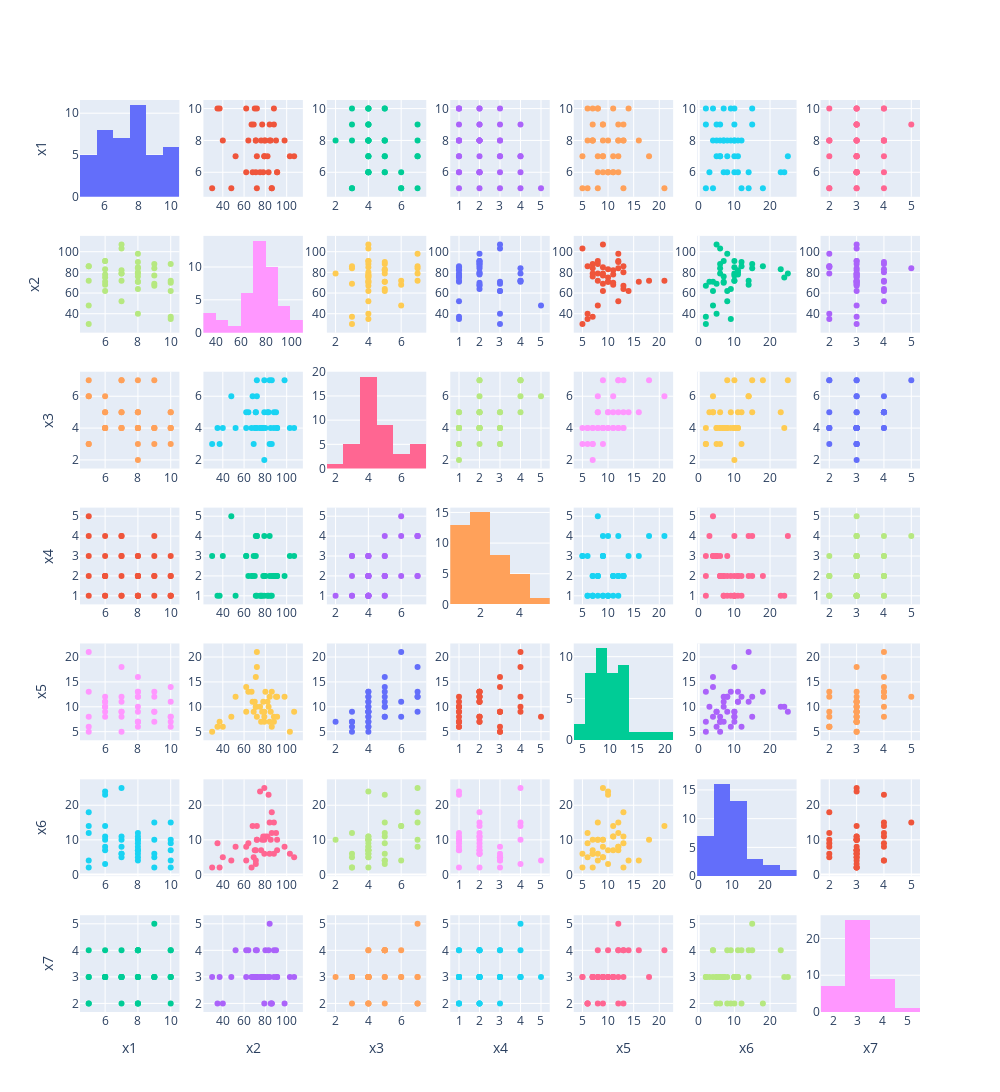

Notebook code for this chart:
### Code cell
fig = make_subplots(rows=7, cols=7)
cols = dados.columns
for i in range(7):
    for j in range(7):
        if i != j:
            fig.add_trace(go.Scatter(y = dados[cols[i]], x =dados[cols[j]] ,mode='markers'), row=i+1, col=j+1)
        else:
            fig.add_trace(go.Histogram(x = dados[cols[i]]), row=i+1, col=j+1)
        

    fig.update_xaxes(title_text= cols[i],row=7, col=i+1)
    fig.update_yaxes(title_text=cols[i],row=i+1, col=1)
fig.update_layout(autosize=False, width=1000, height=1200, showlegend=False)
fig.show()

### Figure 1 — Plotly figure (JSON) as saved in the notebook; plotly's stock layout.template omitted (floating-point values rounded to 4 significant figures)
{"data": [{"type": "histogram", "x": [8, 7, 7, 10, 6, 8, 9, 5, 7, 8, 6, 6, 7, 10, 10, 9, 8, 8, 9, 9, 10, 9, 8, 5, 6, 8, 6, 8, 6, 10, 8, 7, 5, 6, 10, 8, 5, 5, 7, 7, 6, 8], "xaxis": "x", "yaxis": "y"}, {"mode": "markers", "type": "scatter", "x": [98, 107, 103, 88, 91, 90, 84, 72, 82, 64, 71, 91, 72, 70, 72, 77, 76, 71, 67, 69, 62, 88, 80, 30, 83, 84, 78, 79, 62, 37, 71, 52, 48, 75, 35, 85, 86, 86, 79, 79, 68, 40], "xaxis": "x2", "y": [8, 7, 7, 10, 6, 8, 9, 5, 7, 8, 6, 6, 7, 10, 10, 9, 8, 8, 9, 9, 10, 9, 8, 5, 6, 8, 6, 8, 6, 10, 8, 7, 5, 6, 10, 8, 5, 5, 7, 7, 6, 8], "yaxis": "y2"}, {"mode": "markers", "type": "scatter", "x": [7, 4, 4, 5, 4, 5, 7, 6, 5, 5, 5, 4, 7, 4, 4, 4, 4, 5, 4, 3, 5, 4, 4, 3, 5, 3, 4, 2, 4, 3, 4, 4, 6, 4, 4, 4, 3, 7, 7, 5, 6, 4], "xaxis": "x3", "y": [8, 7, 7, 10, 6, 8, 9, 5, 7, 8, 6, 6, 7, 10, 10, 9, 8, 8, 9, 9, 10, 9, 8, 5, 6, 8, 6, 8, 6, 10, 8, 7, 5, 6, 10, 8, 5, 5, 7, 7, 6, 8], "yaxis": "y3"}, {"mode": "markers", "type": "scatter", "x": [2, 3, 3, 2, 2, 2, 4, 4, 1, 2, 4, 2, 4, 2, 1, 1, 1, 3, 2, 3, 3, 2, 2, 3, 1, 2, 2, 1, 3, 1, 1, 1, 5, 1, 1, 1, 1, 2, 4, 2, 2, 3], "xaxis": "x4", "y": [8, 7, 7, 10, 6, 8, 9, 5, 7, 8, 6, 6, 7, 10, 10, 9, 8, 8, 9, 9, 10, 9, 8, 5, 6, 8, 6, 8, 6, 10, 8, 7, 5, 6, 10, 8, 5, 5, 7, 7, 6, 8], "yaxis": "y4"}, {"mode": "markers", "type": "scatter", "x": [12, 9, 5, 8, 8, 12, 12, 21, 11, 13, 10, 12, 18, 11, 8, 9, 7, 16, 13, 9, 14, 7, 13, 5, 10, 7, 11, 7, 9, 7, 10, 12, 8, 10, 6, 9, 6, 13, 9, 8, 11, 6], "xaxis": "x5", "y": [8, 7, 7, 10, 6, 8, 9, 5, 7, 8, 6, 6, 7, 10, 10, 9, 8, 8, 9, 9, 10, 9, 8, 5, 6, 8, 6, 8, 6, 10, 8, 7, 5, 6, 10, 8, 5, 5, 7, 7, 6, 8], "yaxis": "y5"}, {"mode": "markers", "type": "scatter", "x": [8, 5, 6, 15, 10, 12, 15, 14, 11, 9, 3, 7, 10, 7, 10, 10, 7, 4, 2, 5, 4, 6, 11, 2, 23, 6, 11, 10, 8, 2, 7, 8, 4, 24, 9, 10, 12, 18, 25, 6, 14, 5], "xaxis": "x6", "y": [8, 7, 7, 10, 6, 8, 9, 5, 7, 8, 6, 6, 7, 10, 10, 9, 8, 8, 9, 9, 10, 9, 8, 5, 6, 8, 6, 8, 6, 10, 8, 7, 5, 6, 10, 8, 5, 5, 7, 7, 6, 8], "yaxis": "y6"}, {"mode": "markers", "type": "scatter", "x": [2, 3, 3, 4, 3, 4, 5, 4, 3, 4, 3, 3, 3, 3, 3, 3, 3, 4, 3, 3, 4, 3, 4, 3, 4, 3, 3, 3, 3, 3, 3, 4, 3, 3, 2, 2, 2, 2, 3, 2, 3, 2], "xaxis": "x7", "y": [8, 7, 7, 10, 6, 8, 9, 5, 7, 8, 6, 6, 7, 10, 10, 9, 8, 8, 9, 9, 10, 9, 8, 5, 6, 8, 6, 8, 6, 10, 8, 7, 5, 6, 10, 8, 5, 5, 7, 7, 6, 8], "yaxis": "y7"}, {"mode": "markers", "type": "scatter", "x": [8, 7, 7, 10, 6, 8, 9, 5, 7, 8, 6, 6, 7, 10, 10, 9, 8, 8, 9, 9, 10, 9, 8, 5, 6, 8, 6, 8, 6, 10, 8, 7, 5, 6, 10, 8, 5, 5, 7, 7, 6, 8], "xaxis": "x8", "y": [98, 107, 103, 88, 91, 90, 84, 72, 82, 64, 71, 91, 72, 70, 72, 77, 76, 71, 67, 69, 62, 88, 80, 30, 83, 84, 78, 79, 62, 37, 71, 52, 48, 75, 35, 85, 86, 86, 79, 79, 68, 40], "yaxis": "y8"}, {"type": "histogram", "x": [98, 107, 103, 88, 91, 90, 84, 72, 82, 64, 71, 91, 72, 70, 72, 77, 76, 71, 67, 69, 62, 88, 80, 30, 83, 84, 78, 79, 62, 37, 71, 52, 48, 75, 35, 85, 86, 86, 79, 79, 68, 40], "xaxis": "x9", "yaxis": "y9"}, {"mode": "markers", "type": "scatter", "x": [7, 4, 4, 5, 4, 5, 7, 6, 5, 5, 5, 4, 7, 4, 4, 4, 4, 5, 4, 3, 5, 4, 4, 3, 5, 3, 4, 2, 4, 3, 4, 4, 6, 4, 4, 4, 3, 7, 7, 5, 6, 4], "xaxis": "x10", "y": [98, 107, 103, 88, 91, 90, 84, 72, 82, 64, 71, 91, 72, 70, 72, 77, 76, 71, 67, 69, 62, 88, 80, 30, 83, 84, 78, 79, 62, 37, 71, 52, 48, 75, 35, 85, 86, 86, 79, 79, 68, 40], "yaxis": "y10"}, {"mode": "markers", "type": "scatter", "x": [2, 3, 3, 2, 2, 2, 4, 4, 1, 2, 4, 2, 4, 2, 1, 1, 1, 3, 2, 3, 3, 2, 2, 3, 1, 2, 2, 1, 3, 1, 1, 1, 5, 1, 1, 1, 1, 2, 4, 2, 2, 3], "xaxis": "x11", "y": [98, 107, 103, 88, 91, 90, 84, 72, 82, 64, 71, 91, 72, 70, 72, 77, 76, 71, 67, 69, 62, 88, 80, 30, 83, 84, 78, 79, 62, 37, 71, 52, 48, 75, 35, 85, 86, 86, 79, 79, 68, 40], "yaxis": "y11"}, {"mode": "markers", "type": "scatter", "x": [12, 9, 5, 8, 8, 12, 12, 21, 11, 13, 10, 12, 18, 11, 8, 9, 7, 16, 13, 9, 14, 7, 13, 5, 10, 7, 11, 7, 9, 7, 10, 12, 8, 10, 6, 9, 6, 13, 9, 8, 11, 6], "xaxis": "x12", "y": [98, 107, 103, 88, 91, 90, 84, 72, 82, 64, 71, 91, 72, 70, 72, 77, 76, 71, 67, 69, 62, 88, 80, 30, 83, 84, 78, 79, 62, 37, 71, 52, 48, 75, 35, 85, 86, 86, 79, 79, 68, 40], "yaxis": "y12"}, {"mode": "markers", "type": "scatter", "x": [8, 5, 6, 15, 10, 12, 15, 14, 11, 9, 3, 7, 10, 7, 10, 10, 7, 4, 2, 5, 4, 6, 11, 2, 23, 6, 11, 10, 8, 2, 7, 8, 4, 24, 9, 10, 12, 18, 25, 6, 14, 5], "xaxis": "x13", "y": [98, 107, 103, 88, 91, 90, 84, 72, 82, 64, 71, 91, 72, 70, 72, 77, 76, 71, 67, 69, 62, 88, 80, 30, 83, 84, 78, 79, 62, 37, 71, 52, 48, 75, 35, 85, 86, 86, 79, 79, 68, 40], "yaxis": "y13"}, {"mode": "markers", "type": "scatter", "x": [2, 3, 3, 4, 3, 4, 5, 4, 3, 4, 3, 3, 3, 3, 3, 3, 3, 4, 3, 3, 4, 3, 4, 3, 4, 3, 3, 3, 3, 3, 3, 4, 3, 3, 2, 2, 2, 2, 3, 2, 3, 2], "xaxis": "x14", "y": [98, 107, 103, 88, 91, 90, 84, 72, 82, 64, 71, 91, 72, 70, 72, 77, 76, 71, 67, 69, 62, 88, 80, 30, 83, 84, 78, 79, 62, 37, 71, 52, 48, 75, 35, 85, 86, 86, 79, 79, 68, 40], "yaxis": "y14"}, {"mode": "markers", "type": "scatter", "x": [8, 7, 7, 10, 6, 8, 9, 5, 7, 8, 6, 6, 7, 10, 10, 9, 8, 8, 9, 9, 10, 9, 8, 5, 6, 8, 6, 8, 6, 10, 8, 7, 5, 6, 10, 8, 5, 5, 7, 7, 6, 8], "xaxis": "x15", "y": [7, 4, 4, 5, 4, 5, 7, 6, 5, 5, 5, 4, 7, 4, 4, 4, 4, 5, 4, 3, 5, 4, 4, 3, 5, 3, 4, 2, 4, 3, 4, 4, 6, 4, 4, 4, 3, 7, 7, 5, 6, 4], "yaxis": "y15"}, {"mode": "markers", "type": "scatter", "x": [98, 107, 103, 88, 91, 90, 84, 72, 82, 64, 71, 91, 72, 70, 72, 77, 76, 71, 67, 69, 62, 88, 80, 30, 83, 84, 78, 79, 62, 37, 71, 52, 48, 75, 35, 85, 86, 86, 79, 79, 68, 40], "xaxis": "x16", "y": [7, 4, 4, 5, 4, 5, 7, 6, 5, 5, 5, 4, 7, 4, 4, 4, 4, 5, 4, 3, 5, 4, 4, 3, 5, 3, 4, 2, 4, 3, 4, 4, 6, 4, 4, 4, 3, 7, 7, 5, 6, 4], "yaxis": "y16"}, {"type": "histogram", "x": [7, 4, 4, 5, 4, 5, 7, 6, 5, 5, 5, 4, 7, 4, 4, 4, 4, 5, 4, 3, 5, 4, 4, 3, 5, 3, 4, 2, 4, 3, 4, 4, 6, 4, 4, 4, 3, 7, 7, 5, 6, 4], "xaxis": "x17", "yaxis": "y17"}, {"mode": "markers", "type": "scatter", "x": [2, 3, 3, 2, 2, 2, 4, 4, 1, 2, 4, 2, 4, 2, 1, 1, 1, 3, 2, 3, 3, 2, 2, 3, 1, 2, 2, 1, 3, 1, 1, 1, 5, 1, 1, 1, 1, 2, 4, 2, 2, 3], "xaxis": "x18", "y": [7, 4, 4, 5, 4, 5, 7, 6, 5, 5, 5, 4, 7, 4, 4, 4, 4, 5, 4, 3, 5, 4, 4, 3, 5, 3, 4, 2, 4, 3, 4, 4, 6, 4, 4, 4, 3, 7, 7, 5, 6, 4], "yaxis": "y18"}, {"mode": "markers", "type": "scatter", "x": [12, 9, 5, 8, 8, 12, 12, 21, 11, 13, 10, 12, 18, 11, 8, 9, 7, 16, 13, 9, 14, 7, 13, 5, 10, 7, 11, 7, 9, 7, 10, 12, 8, 10, 6, 9, 6, 13, 9, 8, 11, 6], "xaxis": "x19", "y": [7, 4, 4, 5, 4, 5, 7, 6, 5, 5, 5, 4, 7, 4, 4, 4, 4, 5, 4, 3, 5, 4, 4, 3, 5, 3, 4, 2, 4, 3, 4, 4, 6, 4, 4, 4, 3, 7, 7, 5, 6, 4], "yaxis": "y19"}, {"mode": "markers", "type": "scatter", "x": [8, 5, 6, 15, 10, 12, 15, 14, 11, 9, 3, 7, 10, 7, 10, 10, 7, 4, 2, 5, 4, 6, 11, 2, 23, 6, 11, 10, 8, 2, 7, 8, 4, 24, 9, 10, 12, 18, 25, 6, 14, 5], "xaxis": "x20", "y": [7, 4, 4, 5, 4, 5, 7, 6, 5, 5, 5, 4, 7, 4, 4, 4, 4, 5, 4, 3, 5, 4, 4, 3, 5, 3, 4, 2, 4, 3, 4, 4, 6, 4, 4, 4, 3, 7, 7, 5, 6, 4], "yaxis": "y20"}, {"mode": "markers", "type": "scatter", "x": [2, 3, 3, 4, 3, 4, 5, 4, 3, 4, 3, 3, 3, 3, 3, 3, 3, 4, 3, 3, 4, 3, 4, 3, 4, 3, 3, 3, 3, 3, 3, 4, 3, 3, 2, 2, 2, 2, 3, 2, 3, 2], "xaxis": "x21", "y": [7, 4, 4, 5, 4, 5, 7, 6, 5, 5, 5, 4, 7, 4, 4, 4, 4, 5, 4, 3, 5, 4, 4, 3, 5, 3, 4, 2, 4, 3, 4, 4, 6, 4, 4, 4, 3, 7, 7, 5, 6, 4], "yaxis": "y21"}, {"mode": "markers", "type": "scatter", "x": [8, 7, 7, 10, 6, 8, 9, 5, 7, 8, 6, 6, 7, 10, 10, 9, 8, 8, 9, 9, 10, 9, 8, 5, 6, 8, 6, 8, 6, 10, 8, 7, 5, 6, 10, 8, 5, 5, 7, 7, 6, 8], "xaxis": "x22", "y": [2, 3, 3, 2, 2, 2, 4, 4, 1, 2, 4, 2, 4, 2, 1, 1, 1, 3, 2, 3, 3, 2, 2, 3, 1, 2, 2, 1, 3, 1, 1, 1, 5, 1, 1, 1, 1, 2, 4, 2, 2, 3], "yaxis": "y22"}, {"mode": "markers", "type": "scatter", "x": [98, 107, 103, 88, 91, 90, 84, 72, 82, 64, 71, 91, 72, 70, 72, 77, 76, 71, 67, 69, 62, 88, 80, 30, 83, 84, 78, 79, 62, 37, 71, 52, 48, 75, 35, 85, 86, 86, 79, 79, 68, 40], "xaxis": "x23", "y": [2, 3, 3, 2, 2, 2, 4, 4, 1, 2, 4, 2, 4, 2, 1, 1, 1, 3, 2, 3, 3, 2, 2, 3, 1, 2, 2, 1, 3, 1, 1, 1, 5, 1, 1, 1, 1, 2, 4, 2, 2, 3], "yaxis": "y23"}, {"mode": "markers", "type": "scatter", "x": [7, 4, 4, 5, 4, 5, 7, 6, 5, 5, 5, 4, 7, 4, 4, 4, 4, 5, 4, 3, 5, 4, 4, 3, 5, 3, 4, 2, 4, 3, 4, 4, 6, 4, 4, 4, 3, 7, 7, 5, 6, 4], "xaxis": "x24", "y": [2, 3, 3, 2, 2, 2, 4, 4, 1, 2, 4, 2, 4, 2, 1, 1, 1, 3, 2, 3, 3, 2, 2, 3, 1, 2, 2, 1, 3, 1, 1, 1, 5, 1, 1, 1, 1, 2, 4, 2, 2, 3], "yaxis": "y24"}, {"type": "histogram", "x": [2, 3, 3, 2, 2, 2, 4, 4, 1, 2, 4, 2, 4, 2, 1, 1, 1, 3, 2, 3, 3, 2, 2, 3, 1, 2, 2, 1, 3, 1, 1, 1, 5, 1, 1, 1, 1, 2, 4, 2, 2, 3], "xaxis": "x25", "yaxis": "y25"}, {"mode": "markers", "type": "scatter", "x": [12, 9, 5, 8, 8, 12, 12, 21, 11, 13, 10, 12, 18, 11, 8, 9, 7, 16, 13, 9, 14, 7, 13, 5, 10, 7, 11, 7, 9, 7, 10, 12, 8, 10, 6, 9, 6, 13, 9, 8, 11, 6], "xaxis": "x26", "y": [2, 3, 3, 2, 2, 2, 4, 4, 1, 2, 4, 2, 4, 2, 1, 1, 1, 3, 2, 3, 3, 2, 2, 3, 1, 2, 2, 1, 3, 1, 1, 1, 5, 1, 1, 1, 1, 2, 4, 2, 2, 3], "yaxis": "y26"}, {"mode": "markers", "type": "scatter", "x": [8, 5, 6, 15, 10, 12, 15, 14, 11, 9, 3, 7, 10, 7, 10, 10, 7, 4, 2, 5, 4, 6, 11, 2, 23, 6, 11, 10, 8, 2, 7, 8, 4, 24, 9, 10, 12, 18, 25, 6, 14, 5], "xaxis": "x27", "y": [2, 3, 3, 2, 2, 2, 4, 4, 1, 2, 4, 2, 4, 2, 1, 1, 1, 3, 2, 3, 3, 2, 2, 3, 1, 2, 2, 1, 3, 1, 1, 1, 5, 1, 1, 1, 1, 2, 4, 2, 2, 3], "yaxis": "y27"}, {"mode": "markers", "type": "scatter", "x": [2, 3, 3, 4, 3, 4, 5, 4, 3, 4, 3, 3, 3, 3, 3, 3, 3, 4, 3, 3, 4, 3, 4, 3, 4, 3, 3, 3, 3, 3, 3, 4, 3, 3, 2, 2, 2, 2, 3, 2, 3, 2], "xaxis": "x28", "y": [2, 3, 3, 2, 2, 2, 4, 4, 1, 2, 4, 2, 4, 2, 1, 1, 1, 3, 2, 3, 3, 2, 2, 3, 1, 2, 2, 1, 3, 1, 1, 1, 5, 1, 1, 1, 1, 2, 4, 2, 2, 3], "yaxis": "y28"}, {"mode": "markers", "type": "scatter", "x": [8, 7, 7, 10, 6, 8, 9, 5, 7, 8, 6, 6, 7, 10, 10, 9, 8, 8, 9, 9, 10, 9, 8, 5, 6, 8, 6, 8, 6, 10, 8, 7, 5, 6, 10, 8, 5, 5, 7, 7, 6, 8], "xaxis": "x29", "y": [12, 9, 5, 8, 8, 12, 12, 21, 11, 13, 10, 12, 18, 11, 8, 9, 7, 16, 13, 9, 14, 7, 13, 5, 10, 7, 11, 7, 9, 7, 10, 12, 8, 10, 6, 9, 6, 13, 9, 8, 11, 6], "yaxis": "y29"}, {"mode": "markers", "type": "scatter", "x": [98, 107, 103, 88, 91, 90, 84, 72, 82, 64, 71, 91, 72, 70, 72, 77, 76, 71, 67, 69, 62, 88, 80, 30, 83, 84, 78, 79, 62, 37, 71, 52, 48, 75, 35, 85, 86, 86, 79, 79, 68, 40], "xaxis": "x30", "y": [12, 9, 5, 8, 8, 12, 12, 21, 11, 13, 10, 12, 18, 11, 8, 9, 7, 16, 13, 9, 14, 7, 13, 5, 10, 7, 11, 7, 9, 7, 10, 12, 8, 10, 6, 9, 6, 13, 9, 8, 11, 6], "yaxis": "y30"}, {"mode": "markers", "type": "scatter", "x": [7, 4, 4, 5, 4, 5, 7, 6, 5, 5, 5, 4, 7, 4, 4, 4, 4, 5, 4, 3, 5, 4, 4, 3, 5, 3, 4, 2, 4, 3, 4, 4, 6, 4, 4, 4, 3, 7, 7, 5, 6, 4], "xaxis": "x31", "y": [12, 9, 5, 8, 8, 12, 12, 21, 11, 13, 10, 12, 18, 11, 8, 9, 7, 16, 13, 9, 14, 7, 13, 5, 10, 7, 11, 7, 9, 7, 10, 12, 8, 10, 6, 9, 6, 13, 9, 8, 11, 6], "yaxis": "y31"}, {"mode": "markers", "type": "scatter", "x": [2, 3, 3, 2, 2, 2, 4, 4, 1, 2, 4, 2, 4, 2, 1, 1, 1, 3, 2, 3, 3, 2, 2, 3, 1, 2, 2, 1, 3, 1, 1, 1, 5, 1, 1, 1, 1, 2, 4, 2, 2, 3], "xaxis": "x32", "y": [12, 9, 5, 8, 8, 12, 12, 21, 11, 13, 10, 12, 18, 11, 8, 9, 7, 16, 13, 9, 14, 7, 13, 5, 10, 7, 11, 7, 9, 7, 10, 12, 8, 10, 6, 9, 6, 13, 9, 8, 11, 6], "yaxis": "y32"}, {"type": "histogram", "x": [12, 9, 5, 8, 8, 12, 12, 21, 11, 13, 10, 12, 18, 11, 8, 9, 7, 16, 13, 9, 14, 7, 13, 5, 10, 7, 11, 7, 9, 7, 10, 12, 8, 10, 6, 9, 6, 13, 9, 8, 11, 6], "xaxis": "x33", "yaxis": "y33"}, {"mode": "markers", "type": "scatter", "x": [8, 5, 6, 15, 10, 12, 15, 14, 11, 9, 3, 7, 10, 7, 10, 10, 7, 4, 2, 5, 4, 6, 11, 2, 23, 6, 11, 10, 8, 2, 7, 8, 4, 24, 9, 10, 12, 18, 25, 6, 14, 5], "xaxis": "x34", "y": [12, 9, 5, 8, 8, 12, 12, 21, 11, 13, 10, 12, 18, 11, 8, 9, 7, 16, 13, 9, 14, 7, 13, 5, 10, 7, 11, 7, 9, 7, 10, 12, 8, 10, 6, 9, 6, 13, 9, 8, 11, 6], "yaxis": "y34"}, {"mode": "markers", "type": "scatter", "x": [2, 3, 3, 4, 3, 4, 5, 4, 3, 4, 3, 3, 3, 3, 3, 3, 3, 4, 3, 3, 4, 3, 4, 3, 4, 3, 3, 3, 3, 3, 3, 4, 3, 3, 2, 2, 2, 2, 3, 2, 3, 2], "xaxis": "x35", "y": [12, 9, 5, 8, 8, 12, 12, 21, 11, 13, 10, 12, 18, 11, 8, 9, 7, 16, 13, 9, 14, 7, 13, 5, 10, 7, 11, 7, 9, 7, 10, 12, 8, 10, 6, 9, 6, 13, 9, 8, 11, 6], "yaxis": "y35"}, {"mode": "markers", "type": "scatter", "x": [8, 7, 7, 10, 6, 8, 9, 5, 7, 8, 6, 6, 7, 10, 10, 9, 8, 8, 9, 9, 10, 9, 8, 5, 6, 8, 6, 8, 6, 10, 8, 7, 5, 6, 10, 8, 5, 5, 7, 7, 6, 8], "xaxis": "x36", "y": [8, 5, 6, 15, 10, 12, 15, 14, 11, 9, 3, 7, 10, 7, 10, 10, 7, 4, 2, 5, 4, 6, 11, 2, 23, 6, 11, 10, 8, 2, 7, 8, 4, 24, 9, 10, 12, 18, 25, 6, 14, 5], "yaxis": "y36"}, {"mode": "markers", "type": "scatter", "x": [98, 107, 103, 88, 91, 90, 84, 72, 82, 64, 71, 91, 72, 70, 72, 77, 76, 71, 67, 69, 62, 88, 80, 30, 83, 84, 78, 79, 62, 37, 71, 52, 48, 75, 35, 85, 86, 86, 79, 79, 68, 40], "xaxis": "x37", "y": [8, 5, 6, 15, 10, 12, 15, 14, 11, 9, 3, 7, 10, 7, 10, 10, 7, 4, 2, 5, 4, 6, 11, 2, 23, 6, 11, 10, 8, 2, 7, 8, 4, 24, 9, 10, 12, 18, 25, 6, 14, 5], "yaxis": "y37"}, {"mode": "markers", "type": "scatter", "x": [7, 4, 4, 5, 4, 5, 7, 6, 5, 5, 5, 4, 7, 4, 4, 4, 4, 5, 4, 3, 5, 4, 4, 3, 5, 3, 4, 2, 4, 3, 4, 4, 6, 4, 4, 4, 3, 7, 7, 5, 6, 4], "xaxis": "x38", "y": [8, 5, 6, 15, 10, 12, 15, 14, 11, 9, 3, 7, 10, 7, 10, 10, 7, 4, 2, 5, 4, 6, 11, 2, 23, 6, 11, 10, 8, 2, 7, 8, 4, 24, 9, 10, 12, 18, 25, 6, 14, 5], "yaxis": "y38"}, {"mode": "markers", "type": "scatter", "x": [2, 3, 3, 2, 2, 2, 4, 4, 1, 2, 4, 2, 4, 2, 1, 1, 1, 3, 2, 3, 3, 2, 2, 3, 1, 2, 2, 1, 3, 1, 1, 1, 5, 1, 1, 1, 1, 2, 4, 2, 2, 3], "xaxis": "x39", "y": [8, 5, 6, 15, 10, 12, 15, 14, 11, 9, 3, 7, 10, 7, 10, 10, 7, 4, 2, 5, 4, 6, 11, 2, 23, 6, 11, 10, 8, 2, 7, 8, 4, 24, 9, 10, 12, 18, 25, 6, 14, 5], "yaxis": "y39"}, {"mode": "markers", "type": "scatter", "x": [12, 9, 5, 8, 8, 12, 12, 21, 11, 13, 10, 12, 18, 11, 8, 9, 7, 16, 13, 9, 14, 7, 13, 5, 10, 7, 11, 7, 9, 7, 10, 12, 8, 10, 6, 9, 6, 13, 9, 8, 11, 6], "xaxis": "x40", "y": [8, 5, 6, 15, 10, 12, 15, 14, 11, 9, 3, 7, 10, 7, 10, 10, 7, 4, 2, 5, 4, 6, 11, 2, 23, 6, 11, 10, 8, 2, 7, 8, 4, 24, 9, 10, 12, 18, 25, 6, 14, 5], "yaxis": "y40"}, {"type": "histogram", "x": [8, 5, 6, 15, 10, 12, 15, 14, 11, 9, 3, 7, 10, 7, 10, 10, 7, 4, 2, 5, 4, 6, 11, 2, 23, 6, 11, 10, 8, 2, 7, 8, 4, 24, 9, 10, 12, 18, 25, 6, 14, 5], "xaxis": "x41", "yaxis": "y41"}, {"mode": "markers", "type": "scatter", "x": [2, 3, 3, 4, 3, 4, 5, 4, 3, 4, 3, 3, 3, 3, 3, 3, 3, 4, 3, 3, 4, 3, 4, 3, 4, 3, 3, 3, 3, 3, 3, 4, 3, 3, 2, 2, 2, 2, 3, 2, 3, 2], "xaxis": "x42", "y": [8, 5, 6, 15, 10, 12, 15, 14, 11, 9, 3, 7, 10, 7, 10, 10, 7, 4, 2, 5, 4, 6, 11, 2, 23, 6, 11, 10, 8, 2, 7, 8, 4, 24, 9, 10, 12, 18, 25, 6, 14, 5], "yaxis": "y42"}, {"mode": "markers", "type": "scatter", "x": [8, 7, 7, 10, 6, 8, 9, 5, 7, 8, 6, 6, 7, 10, 10, 9, 8, 8, 9, 9, 10, 9, 8, 5, 6, 8, 6, 8, 6, 10, 8, 7, 5, 6, 10, 8, 5, 5, 7, 7, 6, 8], "xaxis": "x43", "y": [2, 3, 3, 4, 3, 4, 5, 4, 3, 4, 3, 3, 3, 3, 3, 3, 3, 4, 3, 3, 4, 3, 4, 3, 4, 3, 3, 3, 3, 3, 3, 4, 3, 3, 2, 2, 2, 2, 3, 2, 3, 2], "yaxis": "y43"}, {"mode": "markers", "type": "scatter", "x": [98, 107, 103, 88, 91, 90, 84, 72, 82, 64, 71, 91, 72, 70, 72, 77, 76, 71, 67, 69, 62, 88, 80, 30, 83, 84, 78, 79, 62, 37, 71, 52, 48, 75, 35, 85, 86, 86, 79, 79, 68, 40], "xaxis": "x44", "y": [2, 3, 3, 4, 3, 4, 5, 4, 3, 4, 3, 3, 3, 3, 3, 3, 3, 4, 3, 3, 4, 3, 4, 3, 4, 3, 3, 3, 3, 3, 3, 4, 3, 3, 2, 2, 2, 2, 3, 2, 3, 2], "yaxis": "y44"}, {"mode": "markers", "type": "scatter", "x": [7, 4, 4, 5, 4, 5, 7, 6, 5, 5, 5, 4, 7, 4, 4, 4, 4, 5, 4, 3, 5, 4, 4, 3, 5, 3, 4, 2, 4, 3, 4, 4, 6, 4, 4, 4, 3, 7, 7, 5, 6, 4], "xaxis": "x45", "y": [2, 3, 3, 4, 3, 4, 5, 4, 3, 4, 3, 3, 3, 3, 3, 3, 3, 4, 3, 3, 4, 3, 4, 3, 4, 3, 3, 3, 3, 3, 3, 4, 3, 3, 2, 2, 2, 2, 3, 2, 3, 2], "yaxis": "y45"}, {"mode": "markers", "type": "scatter", "x": [2, 3, 3, 2, 2, 2, 4, 4, 1, 2, 4, 2, 4, 2, 1, 1, 1, 3, 2, 3, 3, 2, 2, 3, 1, 2, 2, 1, 3, 1, 1, 1, 5, 1, 1, 1, 1, 2, 4, 2, 2, 3], "xaxis": "x46", "y": [2, 3, 3, 4, 3, 4, 5, 4, 3, 4, 3, 3, 3, 3, 3, 3, 3, 4, 3, 3, 4, 3, 4, 3, 4, 3, 3, 3, 3, 3, 3, 4, 3, 3, 2, 2, 2, 2, 3, 2, 3, 2], "yaxis": "y46"}, {"mode": "markers", "type": "scatter", "x": [12, 9, 5, 8, 8, 12, 12, 21, 11, 13, 10, 12, 18, 11, 8, 9, 7, 16, 13, 9, 14, 7, 13, 5, 10, 7, 11, 7, 9, 7, 10, 12, 8, 10, 6, 9, 6, 13, 9, 8, 11, 6], "xaxis": "x47", "y": [2, 3, 3, 4, 3, 4, 5, 4, 3, 4, 3, 3, 3, 3, 3, 3, 3, 4, 3, 3, 4, 3, 4, 3, 4, 3, 3, 3, 3, 3, 3, 4, 3, 3, 2, 2, 2, 2, 3, 2, 3, 2], "yaxis": "y47"}, {"mode": "markers", "type": "scatter", "x": [8, 5, 6, 15, 10, 12, 15, 14, 11, 9, 3, 7, 10, 7, 10, 10, 7, 4, 2, 5, 4, 6, 11, 2, 23, 6, 11, 10, 8, 2, 7, 8, 4, 24, 9, 10, 12, 18, 25, 6, 14, 5], "xaxis": "x48", "y": [2, 3, 3, 4, 3, 4, 5, 4, 3, 4, 3, 3, 3, 3, 3, 3, 3, 4, 3, 3, 4, 3, 4, 3, 4, 3, 3, 3, 3, 3, 3, 4, 3, 3, 2, 2, 2, 2, 3, 2, 3, 2], "yaxis": "y48"}, {"type": "histogram", "x": [2, 3, 3, 4, 3, 4, 5, 4, 3, 4, 3, 3, 3, 3, 3, 3, 3, 4, 3, 3, 4, 3, 4, 3, 4, 3, 3, 3, 3, 3, 3, 4, 3, 3, 2, 2, 2, 2, 3, 2, 3, 2], "xaxis": "x49", "yaxis": "y49"}], "layout": {"autosize": false, "height": 1200, "showlegend": false, "width": 1000, "xaxis": {"anchor": "y", "domain": [0, 0.1184]}, "xaxis10": {"anchor": "y10", "domain": [0.2939, 0.4122]}, "xaxis11": {"anchor": "y11", "domain": [0.4408, 0.5592]}, "xaxis12": {"anchor": "y12", "domain": [0.5878, 0.7061]}, "xaxis13": {"anchor": "y13", "domain": [0.7347, 0.8531]}, "xaxis14": {"anchor": "y14", "domain": [0.8816, 1.0]}, "xaxis15": {"anchor": "y15", "domain": [0, 0.1184]}, "xaxis16": {"anchor": "y16", "domain": [0.1469, 0.2653]}, "xaxis17": {"anchor": "y17", "domain": [0.2939, 0.4122]}, "xaxis18": {"anchor": "y18", "domain": [0.4408, 0.5592]}, "xaxis19": {"anchor": "y19", "domain": [0.5878, 0.7061]}, "xaxis2": {"anchor": "y2", "domain": [0.1469, 0.2653]}, "xaxis20": {"anchor": "y20", "domain": [0.7347, 0.8531]}, "xaxis21": {"anchor": "y21", "domain": [0.8816, 1.0]}, "xaxis22": {"anchor": "y22", "domain": [0, 0.1184]}, "xaxis23": {"anchor": "y23", "domain": [0.1469, 0.2653]}, "xaxis24": {"anchor": "y24", "domain": [0.2939, 0.4122]}, "xaxis25": {"anchor": "y25", "domain": [0.4408, 0.5592]}, "xaxis26": {"anchor": "y26", "domain": [0.5878, 0.7061]}, "xaxis27": {"anchor": "y27", "domain": [0.7347, 0.8531]}, "xaxis28": {"anchor": "y28", "domain": [0.8816, 1.0]}, "xaxis29": {"anchor": "y29", "domain": [0, 0.1184]}, "xaxis3": {"anchor": "y3", "domain": [0.2939, 0.4122]}, "xaxis30": {"anchor": "y30", "domain": [0.1469, 0.2653]}, "xaxis31": {"anchor": "y31", "domain": [0.2939, 0.4122]}, "xaxis32": {"anchor": "y32", "domain": [0.4408, 0.5592]}, "xaxis33": {"anchor": "y33", "domain": [0.5878, 0.7061]}, "xaxis34": {"anchor": "y34", "domain": [0.7347, 0.8531]}, "xaxis35": {"anchor": "y35", "domain": [0.8816, 1.0]}, "xaxis36": {"anchor": "y36", "domain": [0, 0.1184]}, "xaxis37": {"anchor": "y37", "domain": [0.1469, 0.2653]}, "xaxis38": {"anchor": "y38", "domain": [0.2939, 0.4122]}, "xaxis39": {"anchor": "y39", "domain": [0.4408, 0.5592]}, "xaxis4": {"anchor": "y4", "domain": [0.4408, 0.5592]}, "xaxis40": {"anchor": "y40", "domain": [0.5878, 0.7061]}, "xaxis41": {"anchor": "y41", "domain": [0.7347, 0.8531]}, "xaxis42": {"anchor": "y42", "domain": [0.8816, 1.0]}, "xaxis43": {"anchor": "y43", "domain": [0, 0.1184], "title": {"text": "x1"}}, "xaxis44": {"anchor": "y44", "domain": [0.1469, 0.2653], "title": {"text": "x2"}}, "xaxis45": {"anchor": "y45", "domain": [0.2939, 0.4122], "title": {"text": "x3"}}, "xaxis46": {"anchor": "y46", "domain": [0.4408, 0.5592], "title": {"text": "x4"}}, "xaxis47": {"anchor": "y47", "domain": [0.5878, 0.7061], "title": {"text": "x5"}}, "xaxis48": {"anchor": "y48", "domain": [0.7347, 0.8531], "title": {"text": "x6"}}, "xaxis49": {"anchor": "y49", "domain": [0.8816, 1.0], "title": {"text": "x7"}}, "xaxis5": {"anchor": "y5", "domain": [0.5878, 0.7061]}, "xaxis6": {"anchor": "y6", "domain": [0.7347, 0.8531]}, "xaxis7": {"anchor": "y7", "domain": [0.8816, 1.0]}, "xaxis8": {"anchor": "y8", "domain": [0, 0.1184]}, "xaxis9": {"anchor": "y9", "domain": [0.1469, 0.2653]}, "yaxis": {"anchor": "x", "domain": [0.8939, 1], "title": {"text": "x1"}}, "yaxis10": {"anchor": "x10", "domain": [0.7449, 0.851]}, "yaxis11": {"anchor": "x11", "domain": [0.7449, 0.851]}, "yaxis12": {"anchor": "x12", "domain": [0.7449, 0.851]}, "yaxis13": {"anchor": "x13", "domain": [0.7449, 0.851]}, "yaxis14": {"anchor": "x14", "domain": [0.7449, 0.851]}, "yaxis15": {"anchor": "x15", "domain": [0.5959, 0.702], "title": {"text": "x3"}}, "yaxis16": {"anchor": "x16", "domain": [0.5959, 0.702]}, "yaxis17": {"anchor": "x17", "domain": [0.5959, 0.702]}, "yaxis18": {"anchor": "x18", "domain": [0.5959, 0.702]}, "yaxis19": {"anchor": "x19", "domain": [0.5959, 0.702]}, "yaxis2": {"anchor": "x2", "domain": [0.8939, 1]}, "yaxis20": {"anchor": "x20", "domain": [0.5959, 0.702]}, "yaxis21": {"anchor": "x21", "domain": [0.5959, 0.702]}, "yaxis22": {"anchor": "x22", "domain": [0.4469, 0.5531], "title": {"text": "x4"}}, "yaxis23": {"anchor": "x23", "domain": [0.4469, 0.5531]}, "yaxis24": {"anchor": "x24", "domain": [0.4469, 0.5531]}, "yaxis25": {"anchor": "x25", "domain": [0.4469, 0.5531]}, "yaxis26": {"anchor": "x26", "domain": [0.4469, 0.5531]}, "yaxis27": {"anchor": "x27", "domain": [0.4469, 0.5531]}, "yaxis28": {"anchor": "x28", "domain": [0.4469, 0.5531]}, "yaxis29": {"anchor": "x29", "domain": [0.298, 0.4041], "title": {"text": "x5"}}, "yaxis3": {"anchor": "x3", "domain": [0.8939, 1]}, "yaxis30": {"anchor": "x30", "domain": [0.298, 0.4041]}, "yaxis31": {"anchor": "x31", "domain": [0.298, 0.4041]}, "yaxis32": {"anchor": "x32", "domain": [0.298, 0.4041]}, "yaxis33": {"anchor": "x33", "domain": [0.298, 0.4041]}, "yaxis34": {"anchor": "x34", "domain": [0.298, 0.4041]}, "yaxis35": {"anchor": "x35", "domain": [0.298, 0.4041]}, "yaxis36": {"anchor": "x36", "domain": [0.149, 0.2551], "title": {"text": "x6"}}, "yaxis37": {"anchor": "x37", "domain": [0.149, 0.2551]}, "yaxis38": {"anchor": "x38", "domain": [0.149, 0.2551]}, "yaxis39": {"anchor": "x39", "domain": [0.149, 0.2551]}, "yaxis4": {"anchor": "x4", "domain": [0.8939, 1]}, "yaxis40": {"anchor": "x40", "domain": [0.149, 0.2551]}, "yaxis41": {"anchor": "x41", "domain": [0.149, 0.2551]}, "yaxis42": {"anchor": "x42", "domain": [0.149, 0.2551]}, "yaxis43": {"anchor": "x43", "domain": [0, 0.1061], "title": {"text": "x7"}}, "yaxis44": {"anchor": "x44", "domain": [0, 0.1061]}, "yaxis45": {"anchor": "x45", "domain": [0, 0.1061]}, "yaxis46": {"anchor": "x46", "domain": [0, 0.1061]}, "yaxis47": {"anchor": "x47", "domain": [0, 0.1061]}, "yaxis48": {"anchor": "x48", "domain": [0, 0.1061]}, "yaxis49": {"anchor": "x49", "domain": [0, 0.1061]}, "yaxis5": {"anchor": "x5", "domain": [0.8939, 1]}, "yaxis6": {"anchor": "x6", "domain": [0.8939, 1]}, "yaxis7": {"anchor": "x7", "domain": [0.8939, 1]}, "yaxis8": {"anchor": "x8", "domain": [0.7449, 0.851], "title": {"text": "x2"}}, "yaxis9": {"anchor": "x9", "domain": [0.7449, 0.851]}}}
